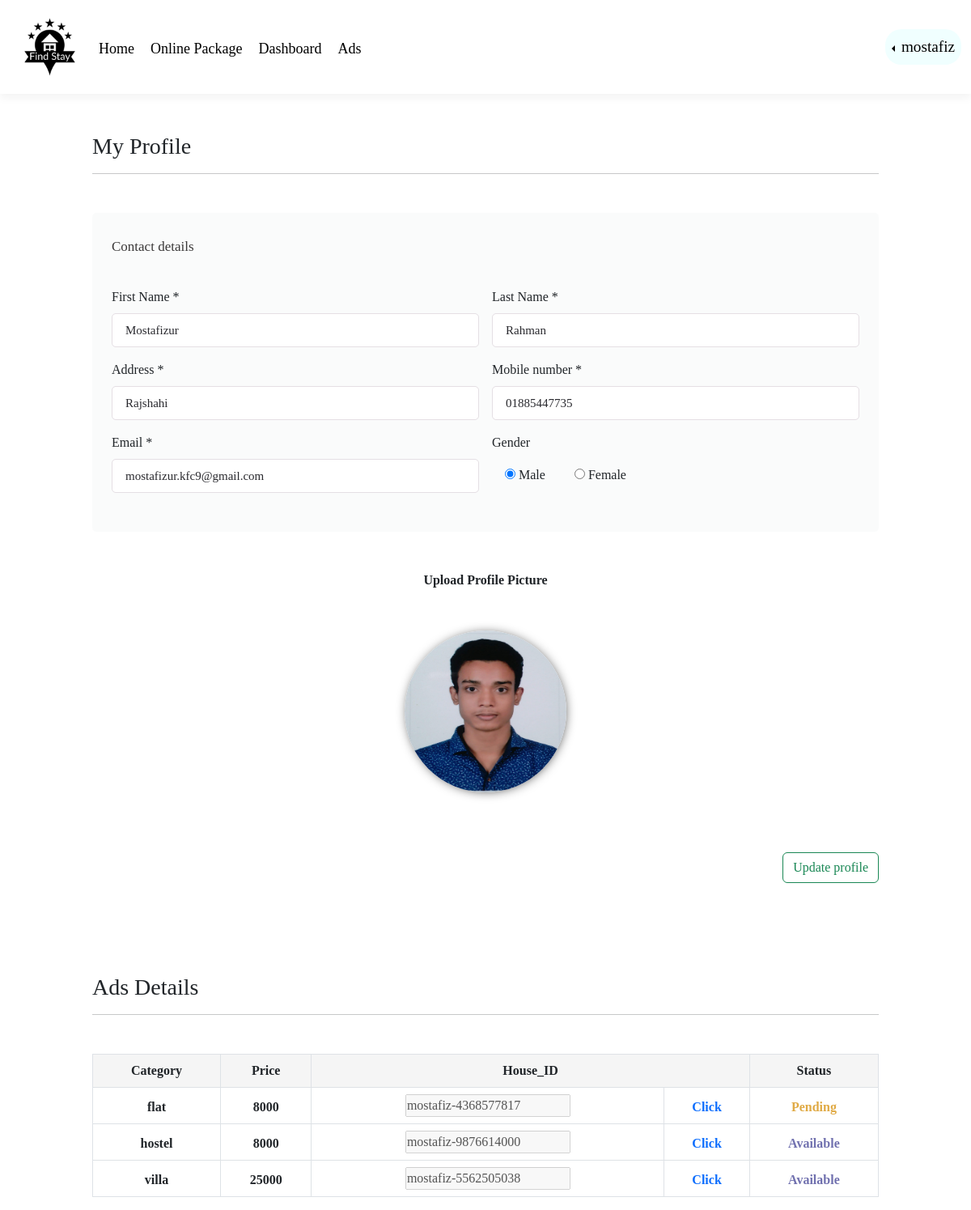
The app's page /dashboard/ (signed in), older data.
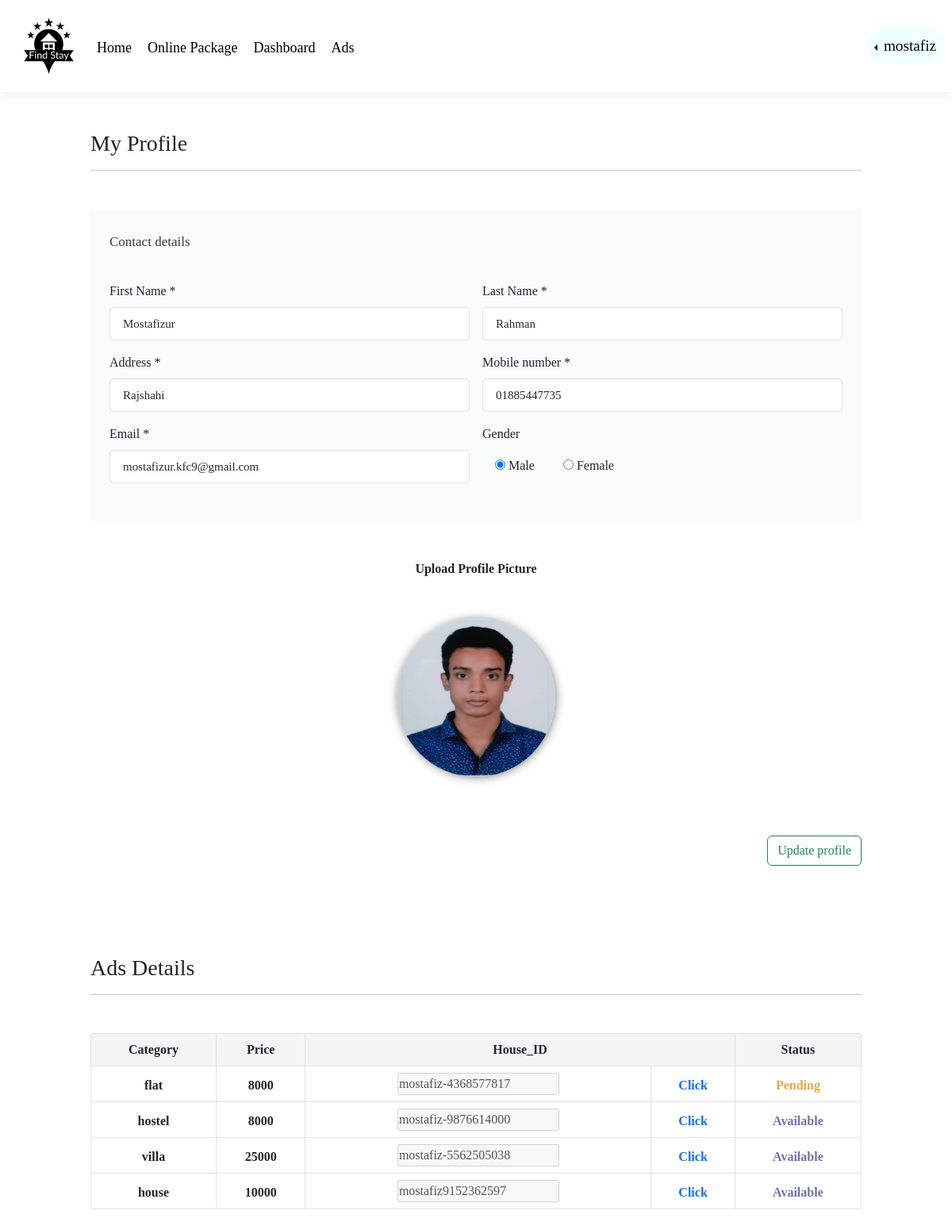
The same page, newer data.
### first_app/models.py (models this page shows, shortened)
class Profile(models.Model):
    username = models.CharField(max_length=15,default='',null=True)
    fname = models.CharField(max_length=20,default='not entered',null=True)
    lname = models.CharField(max_length=20,default='not entered',null=True)
    address = models.CharField(max_length=20,default='not entered',null=True)
    email = models.CharField(max_length=40,default='not entered',null=True)
    phone = models.BigIntegerField(default='',null=True)
    gender = models.CharField(max_length=10,default='',null=True)
    owner_image = models.ImageField(upload_to="images", default='not entered',null=True)

class Ad(models.Model):
    house_id = models.CharField(max_length=35,default='')
    username = models.CharField(max_length=15,default='')
    category = models.CharField(max_length=50,default='')
    price = models.CharField(max_length=10,default='')
    no_of_room = models.IntegerField(default=0)
    pub_date = models.CharField(max_length=30,default='')
    datetime = models.DateTimeField(default=timezone.now)
    postal_code = models.IntegerField(default=0)
    description = models.CharField(max_length=20000,default='')
    division = models.CharField(max_length=20,default='')
    district = models.CharField(max_length=20,default='')
    thana = models.CharField(max_length=20,default='')
    union = models.CharField(max_length=20,default='')
    image1 = models.ImageField(upload_to="images", default='')
    image2 = models.ImageField(upload_to="images", default='')
    image3 = models.ImageField(upload_to="images", default='')
    image4 = models.ImageField(upload_to="images", default='')
    value = models.CharField(max_length=10,default='avail')

### first_app/views.py (the view, shortened to what this page needs)
# urls.py: path('dashboard/',views.dashboard,name='dashboard'),
def dashboard(request):
    dash = Ad.objects.filter(username=str(request.user))
    pre_post = Profile.objects.filter(username=str(request.user)).values()
    p1 = ""
    if pre_post:
        p1 = pre_post[0]['owner_image']
    return render(request,'dashboard.html',locals())

### templates/dashboard.html (shortened to what this page needs)
{% extends 'listing.html' %}
{% block body %}
<div class="container">
  <div class="row">
      <div class="col-12">
        <div class="my-5">
          <h3>My Profile</h3>
          <hr>
        </div>
        {% if pre_post %}
          {% for i in pre_post %}
        <form class="file-upload"action="/dashboard/" method="POST" enctype="multipart/form-data">
          <div class="row mb-5 gx-5">
            <div class="col-xxl-8 mb-5 mb-xxl-0">
              <div class="bg-secondary-soft px-4 py-5 rounded">
                <div class="row g-3">
                  <h4 class="mb-4 mt-0">Contact details</h4>
                  <div class="col-md-6">
                    <label class="form-label">First Name *</label>
                    <input type="text" class="form-control" value="{{i.fname}}" aria-label="First name" id="fname" name="fname" pattern="^[a-zA-Z]+$" title="Only Characters will be valid">
                  </div>
                  <div class="col-md-6">
                    <label class="form-label">Last Name *</label>
                    <input type="text" class="form-control" value="{{i.lname}}" aria-label="Last name" id="lname" name="lname"pattern="^[a-zA-Z]+$" title="Only Characters will be valid">
                  </div>
                  <div class="col-md-6">
                    <label class="form-label">Address *</label>
                    <input type="text" class="form-control" value="{{i.address}}" aria-label="Address" id ="address" name="address">
                  </div>
                  <div class="col-md-6">
                    <label class="form-label">Mobile number *</label>
                    {% if not i.phone %}
                    <input type="number" class="form-control" value="" aria-label="Phone number" id="mobile_no" name="mobile_no">
                    {% else %}
                    <input type="number" class="form-control" value="0{{i.phone}}" aria-label="Phone number" id="mobile_no" name="mobile_no">
                    {% endif %}
                  </div>
                  <div class="col-md-6">
                    <label for="inputEmail4" class="form-label">Email *</label>
                    <input type="email" class="form-control" id="email" value="{{i.email}}" name="email">
                  </div>
                  <div class="col-md-6">
                    <label for="inputEmail4" class="form-label pb-2" >Gender</label>
                    <br>
                    {% if i.gender == "male" %}
                    <label class="radio-inline px-3">
                      <input type="radio" name="gender" id="male" value="male" checked>
                      <span class="form-check-label" for="male">Male</span>
                    </label>
                    <label class="radio-inline px-3">
                      <input type="radio" name="gender" id="female" value="female">
                      <span class="form-check-label" for="female">Female</span>
                    </label>
                    {% endif %}
                  </div>
                </div>
              </div>
            </div>
            <div class="col-xxl-4">
              <div style="text-align: center;font-weight:800;">Upload Profile Picture</div>
              <div class="avatar-wrapper" id="test">
                <img class="profile-pic"  src="/media/{{i.owner_image}}"/>
                <div class="upload-button">
                </div>
              </div>
            </div>
            <div class="gap-3 d-md-flex justify-content-md-end text-center pt-4">
              <button type="submit" class="btn btn-outline-success btn-md">Update profile</button>
            </div>
          </div>
        </form>
</div>
        {% endfor %}
        {% endif %}
      </div>
  </div>
<div class="container pt-3">
  <div class="row">
      <div class="col-12">
        <div class="my-5">
          <h3>Ads Details</h3>
          <hr>
        </div>
      </div>
    </div>
</div>
<div class="container" style="text-align: center;">
  <table class="table table-bordered table-responsive">
    <thead>
      <tr style="background-color:whitesmoke;">
        <th scope="col">Category</th>
        <th scope="col">Price</th>
        <th scope="col" colspan="2">House_ID</th>
        <th scope="col">Status</th>
      </tr>
      {% for i in dash %}
      <tr>
        <th scope="col">{{i.category}}</th>
        <th scope="col">{{i.price}}</th>
        <th scope="col"><input value="{{i.house_id}}" disabled></th>
        <th scope="col"><a href="/custom/{{i.house_id}}" style="text-decoration: none;">Click</a></th>
        {% if i.value == 'avail' %}
        <th scope="col" style="color: rgb(113, 113, 175);">Available</th>
        {% elif i.value == 'paid' %}
        <th scope="col" style="color: green;">Paid</th>
        {% else %}
        <th scope="col" style="color:rgb(224, 170, 69);">Pending</th>
        {% endif %}
      </tr>
      {% endfor %}
    </thead>
  </table>
</div>
{% endblock body%}

### templates/listing.html (shortened to what this page needs)
<!DOCTYPE html>
<html lang="en">
<head>
    <link href="https://cdn.jsdelivr.net/npm/bootstrap@5.2.0-beta1/dist/css/bootstrap.min.css" rel="stylesheet">
    <link rel="stylesheet" href="/static/css/style.css">
</head>
<body>
    <nav class="navbar navbar-expand-lg navbar-white">
        <div class="container-fluid">
          <img src="/static/css/nav-logo.png" class="logo">
          <div class="collapse navbar-collapse" id="navbarText">
            <ul class="navbar-nav me-auto mb-2 mb-lg-0 nav-links">
                <li><a href="/">Home</a></li>
                <li><a href="/rent">Online Package</a></li>
                {% if user.is_authenticated %}
                <li><a href="/dashboard">Dashboard</a></li>
                <li><a href="/ads">Ads</a></li>
                {% endif %}
            </ul>
            {% if user.is_authenticated %}
            <ul class="navbar-nav">
              <li class="nav-item dropstart" style="background-color: azure; border-radius: 20px;">
                <a class="nav-link dropdown-toggle" href="#" id="navbarDarkDropdownMenuLink" role="button" data-bs-toggle="dropdown" aria-expanded="false">
                  <b style="font-size: 1.2rem;">{{request.user}}</b>
                </a>
              </li>
            </ul>
            {% else %}
            <a href="/login" class="register-btn">Login</a>&nbsp;&nbsp;
            <a href="/signup" class="register-btn">Signup</a>
            {% endif %}
          </div>
        </div>
      </nav>
      {% block body %}{% endblock body %}
</body>
</html>

### static/css/style.css (style rules this page uses)
* { margin:0; padding:0; box-sizing: border-box; font-family:Cambria, Cochin, Georgia, Times, 'Times New Roman', serif; }
nav { display: flex; align-items: center; justify-content: space-between; padding: 20px 7%; }
.logo { width: 100px; cursor: pointer; }
.nav-links li { list-style:none; display: inline-block; padding-top: 5px; margin: 10px; font-size: 18px; }
.nav-links li a { text-decoration: none; color: #000; }
.container { padding: 0 7%; }
.navbar-white { background:#fff; box-shadow: 0 5px 10px rgba(0,0,0,0.05); }
.navbar-white .nav-links li a { color:#000; }
.nav-link { color: black; font-weight: 100; }
form h4 { display: inline-block; font-size: 17px; color: #3a3838; padding: 0; }
form button { border-radius: 10%; }
.bg-secondary-soft { background-color: rgba(208, 212, 217, 0.1) !important; }
.rounded { border-radius: 5px !important; }
.py-5 { padding-top: 3rem !important; padding-bottom: 3rem !important; }
.px-4 { padding-right: 1.5rem !important; padding-left: 1.5rem !important; }
.form-control { display: block; width: 100%; padding: 0.5rem 1rem; font-size: 0.9375rem; font-weight: 400; line-height: 1.6; color: #29292e; background-color: #fff; background-clip: padding-box; border: 1px solid #e5dfe4; -webkit-appearance: none; -moz-appearance: none; appearance: none; border-radius: 5px; -webkit-transition: border-color 0.15s ease-in-out, -webkit-box-shadow 0.15s ease-in-out; transition: border-color 0.15s ease-in-out, -webkit-box-shadow 0.15s ease-in-out; transition: border-color 0.15s ease-in-out, box-shadow 0.15s ease-in-out; transition: border-color 0.15s ease-in-out, box-shadow 0.15s ease-in-out, -webkit-box-shadow 0.15s ease-in-out; }
.avatar-wrapper { position: relative; height: 200px; width: 200px; margin: 50px auto; border-radius: 50%; overflow: hidden; box-shadow: 1px 1px 15px -5px black; transition: all 0.3s ease; }
.avatar-wrapper .profile-pic { height: 100%; width: 100%; transition: all 0.3s ease; }
.avatar-wrapper .profile-pic:after { font-family: FontAwesome; content: ""; top: 0; left: 0; width: 100%; height: 100%; position: absolute; font-size: 190px; background: #ecf0f1; color: #34495e; text-align: center; }
.avatar-wrapper .upload-button { position: absolute; top: 0; left: 0; height: 100%; width: 100%; }

Row changes from the older to the newer data that the page shows:
added Ad: category "house", price "10000", house_id "mostafiz9152362597", value "Available"
